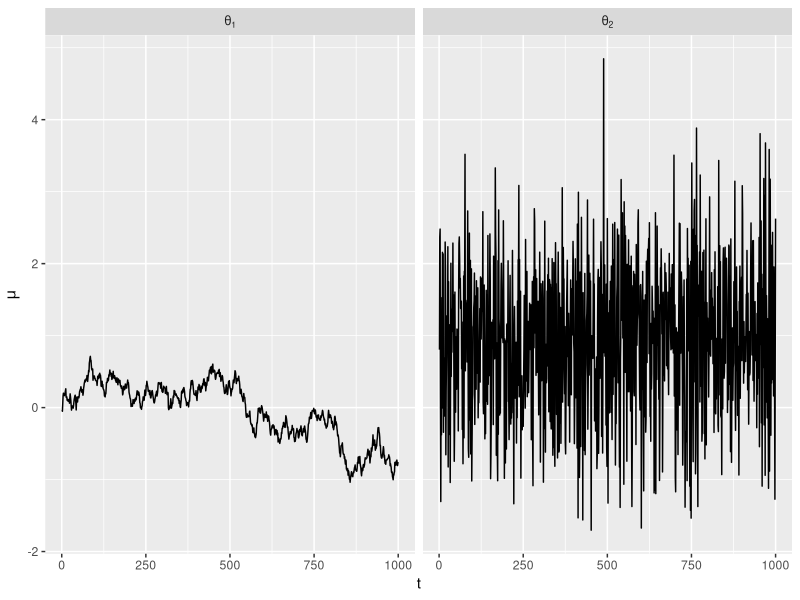
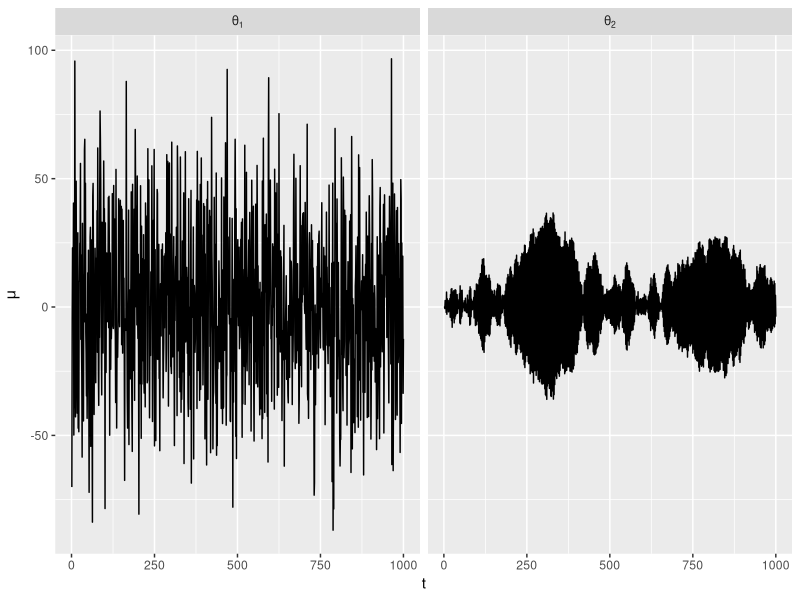

The R script that drew these images, in order:
library(ggplot2)

set.seed(1235341)
n <- 1000
sig2s <- c(.001, 1000)
dat <- data.frame(mu=NULL, t=NULL, sig2=NULL, DA=NULL)
for(j in 1:2){
  sig2 <- sig2s[j]
  theta1 <- sqrt(sig2)*rnorm(1)
  y <- theta1 + rnorm(1)
  out1 <- rep(0,n)
  out2 <- out1
  mu <- 0
  for(i in 1:n){
    thmn <- (mu + sig2*y)/(1 + sig2)
    thsd <- sqrt(sig2 / (1 + sig2))
    theta1 <- rnorm(1, thmn, thsd)
    mu <- rnorm(1, theta1, sqrt(sig2))
    out1[i] <- mu
  }
  mu <- 0
  for(i in 1:n){
    thmn <- sig2*(mu - y)/(1 + sig2)
    thsd <- sqrt(sig2 / (1 + sig2))
    theta2 <- rnorm(1, thmn, thsd)
    mu <- rnorm(1,y-theta2, 1)
    out2[i] <- mu
  }
  tempdat <- data.frame(mu=c(out1,out2), t=rep(1:n,2),sig2=sig2,DA=c(rep("theta[1]",n),rep("theta[2]",n)))
  dat <- data.frame(rbind(dat,tempdat))
}


p1 <- ggplot(data=dat[dat$sig2==sig2s[1],], aes(x=t, y=mu)) +
    geom_line() +
    facet_grid(facets=.~DA, labeller=label_parsed) +
    ylab(expression(mu))

p2 <- ggplot(data=dat[dat$sig2==sig2s[2],], aes(x=t, y=mu)) +
    geom_line() +
    facet_grid(facets=.~DA, labeller=label_parsed) +
    ylab(expression(mu))

ggsave(filename="trace1.pdf", plot=p1, width=6, height=2)
ggsave(filename="trace2.pdf", plot=p2, width=6, height=2)

